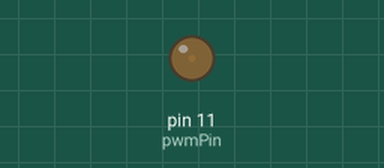
Bench run of a sketch on a simulated Arduino Uno, built with avr-gcc and run on an emulated ATmega328P. Shown: output pins drawn as LEDs (lit = HIGH).

Above: at 0.05 s.
At 10.0 s:
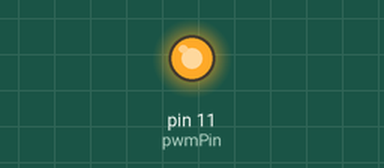
Timing chart, 0 to 13.0 s (numbered marks = the images above):
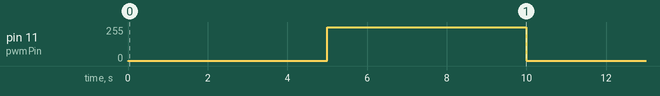

Measured:
- by itself, pin 11 (pwmPin): alternates 254/255 for 5.0 s and 1/255 for 5.0 s

The sketch:

PWM_freq.ino
```cpp
int pwmPin = 11;
int counter = 0;

void setup() {
  // put your setup code here, to run once:
  pinMode(pwmPin, OUTPUT);
  analogWrite(pwmPin, 0);
  Serial.begin(9600);
}

void loop() {
  // put your main code here, to run repeatedly:

    analogWrite(pwmPin, 1);
    delay(5000);
    analogWrite(pwmPin, 254);
    delay(5000);

}
```
